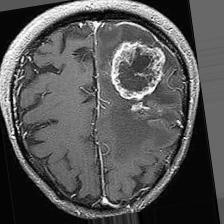
#> input picture MRI_Scan_dataset/augmented/yes/y1006_0_7220.jpg, 224 x 224 px, found by its file name
$ jupyter execute --allow-errors Tumor_Detection_before_model_building.ipynb   (shell and % lines are left out)
#> lines starting #> are read from the running program, lines starting #| are printed output that depends on the picture
[cell 1]
# Task 1 Data Exploration (EDA)

[cell 2]
import os
import matplotlib.pyplot as plt

# Path to the dataset directory
dataset_dir = "MRI_Scan_dataset"

# Directories for 'yes' and 'no' categories
yes_dir = os.path.join(dataset_dir, 'yes')
no_dir = os.path.join(dataset_dir, 'no')

# Counting the number of images in each directory
num_yes_images = len([name for name in os.listdir(yes_dir) if os.path.isfile(os.path.join(yes_dir, name))])
num_no_images = len([name for name in os.listdir(no_dir) if os.path.isfile(os.path.join(no_dir, name))])

# Creating a bar chart to visualize the distribution
categories = ['Yes (Brain with tumor)', 'No (Brain with no tumor)']
counts = [num_yes_images, num_no_images]

bars = plt.bar(categories, counts, color=['red', 'green'])
plt.xlabel('Categories')
plt.ylabel('Number of Images')
plt.title('Distribution of Images in the Dataset')

# Adding count labels on the bars
for bar in bars:
    yval = bar.get_height()
    plt.text(bar.get_x() + bar.get_width()/2, yval, int(yval), va='bottom')  # va: vertical alignment

plt.show()
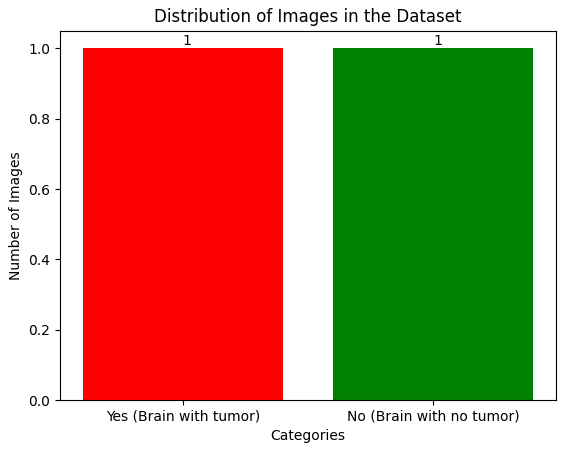
#> figure drawn by matplotlib, 1 panel

[cell 3]
from PIL import Image
# Lists to store widths and heights of images
widths = []
heights = []

# Function to load images and get dimensions
def get_image_dimensions(directory):
#> called with directory = 'MRI_Scan_dataset/yes'
    for filename in os.listdir(directory):
        if filename.endswith(".jpg") or filename.endswith(".png"):
            img = Image.open(os.path.join(directory, filename))
#> img is the input picture: PIL image 224x224 RGB; min 0, max 255, mean 85.8
            width, height = img.size
#> width = 224; height = 224
            widths.append(width)
            heights.append(height)

# Getting dimensions of 'yes' and 'no' images
get_image_dimensions(os.path.join(dataset_dir, 'yes'))
get_image_dimensions(os.path.join(dataset_dir, 'no'))
#> call 2 of get_image_dimensions, with directory = 'MRI_Scan_dataset/no'
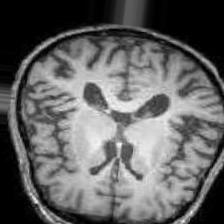
#> input picture MRI_Scan_dataset/augmented/no/no1011_0_8382.jpg, 224 x 224 px, found by its file name
#> in get_image_dimensions, img is the input picture: PIL image 224x224 RGB; min 0, max 255, mean 99.4

# Creating a scatter plot of image widths and heights
plt.scatter(widths, heights)
plt.xlabel('Width')
plt.ylabel('Height')
plt.title('Distribution of Image Dimensions')
plt.show()
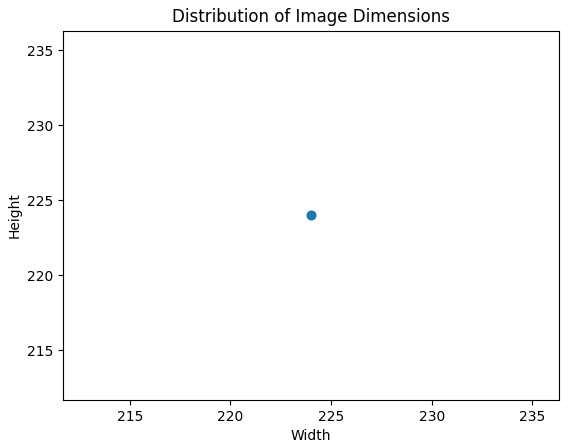
#> figure drawn by matplotlib, 1 panel

[cell 4]
# Set to store unique dimensions
unique_dimensions = set()

# Function to load images and get unique dimensions
def get_unique_dimensions(directory):
#> called with directory = 'MRI_Scan_dataset/yes'
    for filename in os.listdir(directory):
        if filename.endswith(".jpg") or filename.endswith(".png"):
            img = Image.open(os.path.join(directory, filename))
            width, height = img.size
#> width = 224; height = 224
            unique_dimensions.add((width, height))

# Getting unique dimensions of 'yes' and 'no' images
get_unique_dimensions(os.path.join(dataset_dir, 'yes'))
get_unique_dimensions(os.path.join(dataset_dir, 'no'))

# Displaying the total number of unique dimensions
print(f"Total number of unique dimensions: {len(unique_dimensions)}")
#| Total number of unique dimensions: 1

[cell 5]
# Function to display sample images from a directory
def display_sample_images(directory, title, num_samples=5):
    filenames = os.listdir(directory)
    sample_filenames = filenames[:num_samples]

    plt.figure(figsize=(15, 5))
    plt.suptitle(title)

    for i, filename in enumerate(sample_filenames):
        img = Image.open(os.path.join(directory, filename))
        plt.subplot(1, num_samples, i+1)
        plt.imshow(img, cmap='gray')
        plt.axis('off')

    plt.tight_layout()
    plt.show()

# Displaying sample images from both categories
display_sample_images(os.path.join(dataset_dir, 'yes'), "Sample Images with Tumor")
display_sample_images(os.path.join(dataset_dir, 'no'), "Sample Images without Tumor")

[cell 6]
import cv2
import numpy as np

def crop_brain_contour(image, output_size=(224, 224)):
    # Convert the image to grayscale
    gray = cv2.cvtColor(image, cv2.COLOR_BGR2GRAY)

    # Apply binary thresholding
    _, thresh = cv2.threshold(gray, 45, 255, cv2.THRESH_BINARY)

    # Find contours
    contours, _ = cv2.findContours(thresh, cv2.RETR_EXTERNAL, cv2.CHAIN_APPROX_SIMPLE)

    # Get the largest contour
    largest_contour = max(contours, key=cv2.contourArea)

    # Get the extreme points of the largest contour
    x_min, x_max, y_min, y_max = 10000, 0, 10000, 0
    for coord in largest_contour:
        x, y = coord[0]
        x_min = min(x_min, x)
        x_max = max(x_max, x)
        y_min = min(y_min, y)
        y_max = max(y_max, y)

    # Crop the image using the extreme points
    cropped_img = image[y_min:y_max, x_min:x_max]

    # Resize the cropped image to the specified output size
    resized_img = cv2.resize(cropped_img, output_size, interpolation=cv2.INTER_AREA)

    return resized_img

# can call this function and pass an image to it
# processed_image = crop_brain_contour(your_image)

[cell 7]
import cv2
import matplotlib.pyplot as plt

def display_before_after(image_path):
    # Load the image
    original_image = cv2.imread(image_path)
    original_image = cv2.cvtColor(original_image, cv2.COLOR_BGR2RGB)  # Convert from BGR to RGB

    # Apply the preprocessing function
    preprocessed_image = crop_brain_contour(original_image.copy())

    # Display the original and preprocessed images
    plt.figure(figsize=(10, 5))

    plt.subplot(1, 2, 1)
    plt.imshow(original_image, cmap='gray')
    plt.title("Before Preprocessing")
    plt.axis('off')

    plt.subplot(1, 2, 2)
    plt.imshow(preprocessed_image, cmap='gray')
    plt.title("After Preprocessing")
    plt.axis('off')

    plt.tight_layout()
    plt.show()

# Provide the path to your image
image_path = "MRI_Scan_dataset/yes/y110.jpg"

# Call the display function
#> (the rest of this cell did not finish here and is left out)

!pip install keras

[cell 8]
import os
import cv2
import shutil
from tensorflow.keras.preprocessing.image import ImageDataGenerator

def get_image_paths_and_labels(data_path, label):
    images = [os.path.join(data_path, label, img) for img in os.listdir(os.path.join(data_path, label))]
    labels = [label] * len(images)
    return images, labels

def augment_images(data_path, all_images, all_labels, augmentations_per_image=10, image_processing_functions=None):
    datagen = ImageDataGenerator(
        rescale=1./255,
        rotation_range=10,
        zoom_range=0.1,
        width_shift_range=0.1,
        height_shift_range=0.1,
        horizontal_flip=True
    )

    augmented_path = os.path.join(data_path, 'augmented')
    if os.path.exists(augmented_path):
        shutil.rmtree(augmented_path)

    for img_path, label in zip(all_images, all_labels):
        img = cv2.imread(img_path)
        img = cv2.cvtColor(img, cv2.COLOR_BGR2RGB)
        if image_processing_functions:
            img = image_processing_functions(img)
        img = img.reshape((1,) + img.shape)
        save_prefix = os.path.basename(img_path).split('.')[0]
        save_dir = os.path.join(augmented_path, label)
        if not os.path.exists(save_dir):
            os.makedirs(save_dir)

        i = 0
        for batch in datagen.flow(img, batch_size=1, save_to_dir=save_dir, save_prefix=save_prefix, save_format='jpg'):
            i += 1
            if i >= augmentations_per_image:
                break

# Your dataset directory
dataset_dir = "MRI_Scan_dataset"

# Getting image paths and labels
yes_images, yes_labels = get_image_paths_and_labels(dataset_dir, 'yes')
no_images, no_labels = get_image_paths_and_labels(dataset_dir, 'no')

# Combining all images and labels
all_images = yes_images + no_images
all_labels = yes_labels + no_labels

# Calling the augment_images function with the crop_brain_contour function or any other preprocessing function you have
augment_images(dataset_dir, all_images, all_labels, augmentations_per_image=10, image_processing_functions=crop_brain_contour)
#> (the call stopped at in augment_images, `datagen = ImageDataGenerator( rescale=1./255, rotation_range=10, zoom_..`: tensorflow is not available in this run)

[cell 9]
import pandas as pd
from sklearn.model_selection import train_test_split
from keras.preprocessing.image import ImageDataGenerator

def create_data_generators(data_path, image_size, batch_size):
    # Retrieving image paths and labels
    yes_images, yes_lcabels = get_image_paths_and_labels(os.path.join(data_path, 'augmented'), 'yes')
    no_images, no_labels = get_image_paths_and_labels(os.path.join(data_path, 'augmented'), 'no')

    # Combining all images and labels
    all_images = yes_images + no_images
    all_labels = yes_labels + no_labels

    # Splitting the data into training (80%), validation (15%), and test sets (5%)
    train_images, temp_images, train_labels, temp_labels = train_test_split(all_images, all_labels, test_size=0.20, random_state=42)
    val_images, test_images, val_labels, test_labels = train_test_split(temp_images, temp_labels, test_size=0.25, random_state=42)

    # Creating structured pandas DataFrames from the lists of images and labels
    train_df = pd.DataFrame({'filename': train_images, 'label': train_labels})
    val_df = pd.DataFrame({'filename': val_images, 'label': val_labels})
    test_df = pd.DataFrame({'filename': test_images, 'label': test_labels})

    # Creating an ImageDataGenerator object for image rescaling
    datagen = ImageDataGenerator(rescale=1./255)

    # Creating data generators for training, validation, and testing
    train_gen = datagen.flow_from_dataframe(train_df, x_col='filename', y_col='label', target_size=image_size, batch_size=batch_size, class_mode='binary', shuffle=True)
    val_gen = datagen.flow_from_dataframe(val_df, x_col='filename', y_col='label', target_size=image_size, batch_size=batch_size, class_mode='binary', shuffle=True)
    test_gen = datagen.flow_from_dataframe(test_df, x_col='filename', y_col='label', target_size=image_size, batch_size=batch_size, class_mode='binary', shuffle=False)

    return train_gen, val_gen, test_gen

# Your dataset directory
dataset_dir = "MRI_Scan_dataset"

# Calling the augment_images function
augment_images(dataset_dir, all_images, all_labels, augmentations_per_image=10, image_processing_functions=crop_brain_contour)
#> (the call stopped at in augment_images, `datagen = ImageDataGenerator( rescale=1./255, rotation_range=10, zoom_..`: keras is not available in this run)

# Creating data generators
#> (the rest of this cell did not finish here and is left out)
